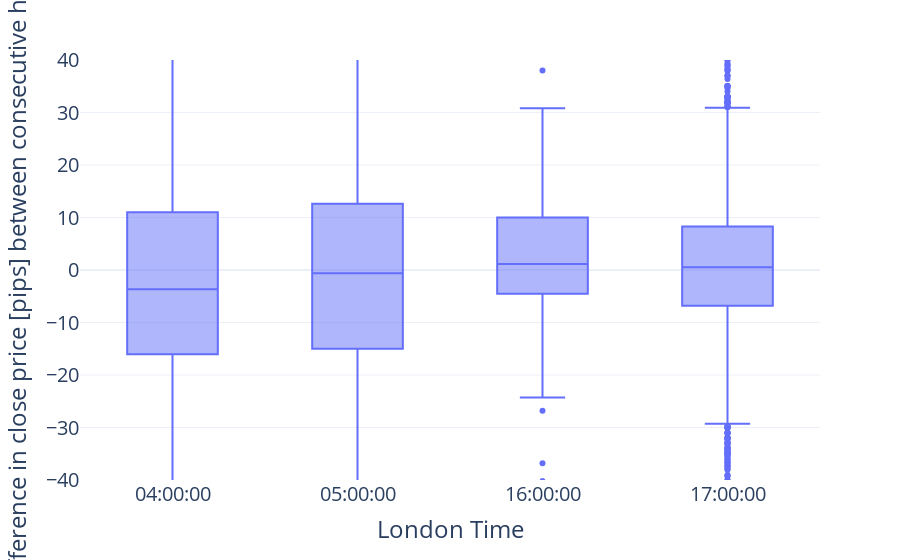

The code cell stored with this chart in its notebook:
### Code cell
# hours_to_include = [datetime.time(2,0,0),datetime.time(22,0,0),datetime.time(22,0,0), datetime.time(10,0,0),
#                     datetime.time(14,0,0), datetime.time(18,0,0), datetime.time(6,0,0)]
hours_to_include = [datetime.time(5,0,0),datetime.time(17,0,0)]

naive_forecast = naive_forecast.sort_values(by='hour_london')
#naive_forecast = naive_forecast.loc[naive_forecast['hour_london'].isin(hours_to_include)]
#  px.box(naive_forecast.loc[(abs(naive_forecast['pips_difference'])<=100) ],

fig = px.box(naive_forecast,
             x="hour_london", y="pips_difference",

             labels={
                 "pips_difference": "Difference in close price [pips] between consecutive hours",
                 "hour_london": "London Time"
             }
             )
fig.update_layout(
    template='plotly_white',
    yaxis=dict(
        range=[-40, 40]
    ),
    font=dict(size=20)
    # ,title={
    #     'text': "{} Training set - {} interval".format(config.currency,config.freq),
    #     'y':0.95,
    #     'x':0.5,
    #     'xanchor': 'center',
    #     'yanchor': 'top'}
    )
fig.show()
fig.write_image(os.path.join(config.package_directory, 'models','{}_{}_box_plot_training.png'.format(config.currency, config.freq)), width=1200, height=800)

### Figure 1 — Plotly figure (JSON) as saved in the notebook; plotly's stock layout.template omitted (floating-point values rounded to 4 significant figures; data arrays with more than 128 entries replaced by an {"elided": "..."} marker saying what was removed)
{"data": [{"alignmentgroup": "True", "hovertemplate": "London Time=%{x}<br>Difference in close price [pips] between consecutive hours=%{y}<extra></extra>", "legendgroup": "", "marker": {"color": "#636efa"}, "name": "", "notched": false, "offsetgroup": "", "orientation": "v", "showlegend": false, "type": "box", "x": {"elided": "5678 str values"}, "x0": " ", "xaxis": "x", "y": {"elided": "5678 float values"}, "y0": " ", "yaxis": "y"}], "layout": {"autosize": true, "boxmode": "group", "font": {"size": 20}, "legend": {"tracegroupgap": 0}, "margin": {"t": 60}, "xaxis": {"anchor": "y", "autorange": true, "domain": [0, 1], "range": [-0.5, 3.5], "title": {"text": "London Time"}, "type": "category"}, "yaxis": {"anchor": "x", "domain": [0, 1], "range": [-40, 40], "title": {"text": "Difference in close price [pips] between consecutive hours"}, "type": "linear"}}}
